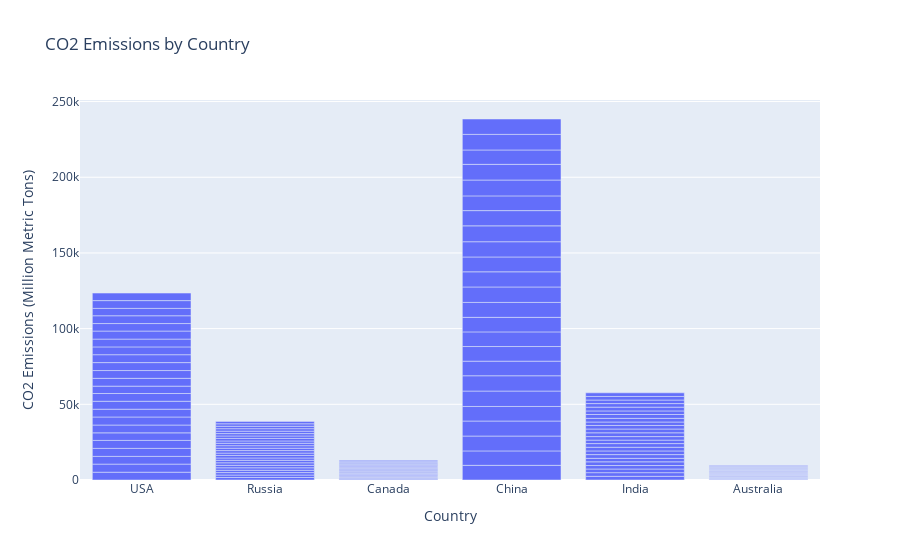

Notebook cell for this chart:
### Code cell
fig = px.bar(countries, x='Country', y='CO2 Emissions (Million Metric Tons)', title='CO2 Emissions by Country')
fig.show()

### Figure 1 — Plotly figure (JSON) as saved in the notebook; plotly's stock layout.template omitted (floating-point values rounded to 4 significant figures; data arrays with more than 128 entries replaced by an {"elided": "..."} marker saying what was removed)
{"data": [{"alignmentgroup": "True", "hovertemplate": "Country=%{x}<br>CO2 Emissions (Million Metric Tons)=%{y}<extra></extra>", "legendgroup": "", "marker": {"color": "#636efa", "pattern": {"shape": ""}}, "name": "", "offsetgroup": "", "orientation": "v", "showlegend": false, "textposition": "auto", "type": "bar", "x": {"elided": "144 str values"}, "xaxis": "x", "y": {"elided": "144 float values"}, "yaxis": "y"}], "layout": {"barmode": "relative", "legend": {"tracegroupgap": 0}, "title": {"text": "CO2 Emissions by Country"}, "xaxis": {"anchor": "y", "domain": [0, 1], "title": {"text": "Country"}}, "yaxis": {"anchor": "x", "domain": [0, 1], "title": {"text": "CO2 Emissions (Million Metric Tons)"}}}}
